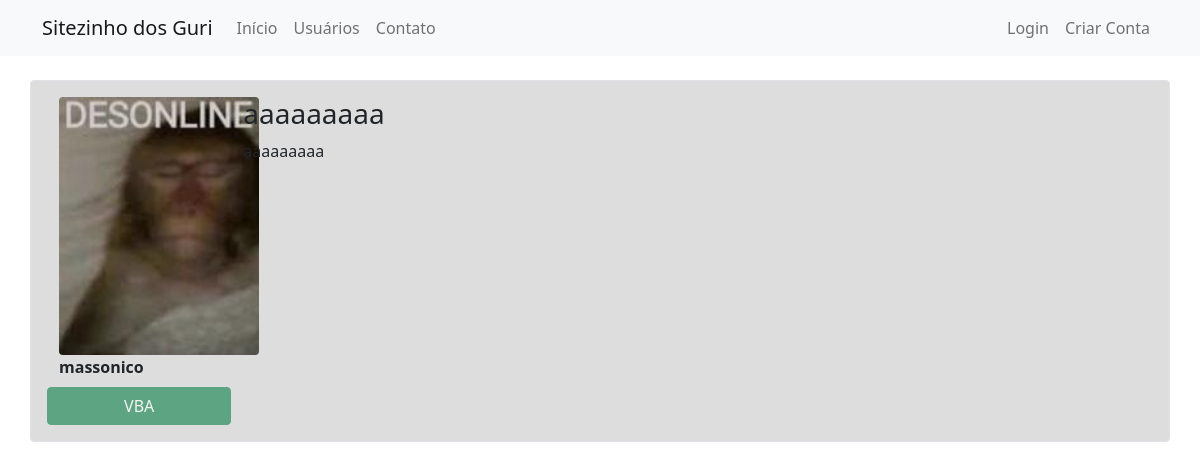
Screenshot of /post/2 with the database file from the repository.
### sitedosguri/models.py (models this page shows)
class User(database.Model, UserMixin):
    id = database.Column(database.Integer, primary_key=True)
    username = database.Column(database.String(20), unique=True, nullable=False)
    email = database.Column(database.String(120), unique=True, nullable=False)
    image_file = database.Column(database.String(20), nullable=False, default='default.jpg')
    password = database.Column(database.String(60), nullable=False)
    cursos = database.Column(database.String, nullable=False, default='Não Informado.')
    posts = database.relationship('Post', backref='author', lazy=True)

class Post(database.Model):
    id = database.Column(database.Integer, primary_key=True)
    title = database.Column(database.String(100), nullable=False)
    content = database.Column(database.Text, nullable=False)
    date_posted = database.Column(database.DateTime, nullable=False, default=datetime.utcnow)
    user_id = database.Column(database.Integer, database.ForeignKey('user.id'), nullable=False)

### sitedosguri/routes.py (the view)
@client.route('/post/<int:post_id>', methods=['GET', 'POST'])
def show_post(post_id):
    post = Post.query.get(post_id)
    if current_user == post.author:
        form = FormCriarPost()
        if request.method == 'GET':
            form.titulo.data = post.title
            form.conteudo.data = post.content
        elif form.validate_on_submit():
            post.title = form.titulo.data
            post.content = form.conteudo.data
            database.session.commit()
            flash('Post atualizado com sucesso', 'success')
            return redirect(url_for('home'))
    else:
        form = None
    return render_template('post.html', post=post, form=form)

### sitedosguri/templates/post.html (shortened to what this page needs)
{% extends 'base.html' %}
{% block body %}
        <div class="container mt-3">
            <div class="row border mt-4 p-3 meupost">
                <div class="col col-2 meupost">
                    <div class="image pe-2"> <img src="{{ url_for('static', filename='profile_photos/{}'.format(post.author.image_file)) }}" class="rounded" width="200"> </div>
                    <strong>{{ post.author.username }}</strong>
                    <div class="row justify-content-center">
                            {% for curso in post.author.cursos.split(';') %}
                                <button type="button" class="btn btn-success mt-2" disabled>{{ curso }}</button>
                            {% endfor %}
                    </div>
                </div>
                <div class="col col-9">
                    <h3>{{ post.title }}</h3>
                    <p>{{ post.content }}</p>
                </div>
            </div>
        </div>
{% endblock %}

### sitedosguri/static/style.css (style rules this page uses)
.meupost { background: #dddddd !important; border-radius: 4px; }

### rows the page displays
User: image_file (picture), author.username "massonico", cursos "VBA"
Post: title "aaaaaaaaa", content "aaaaaaaaa"
